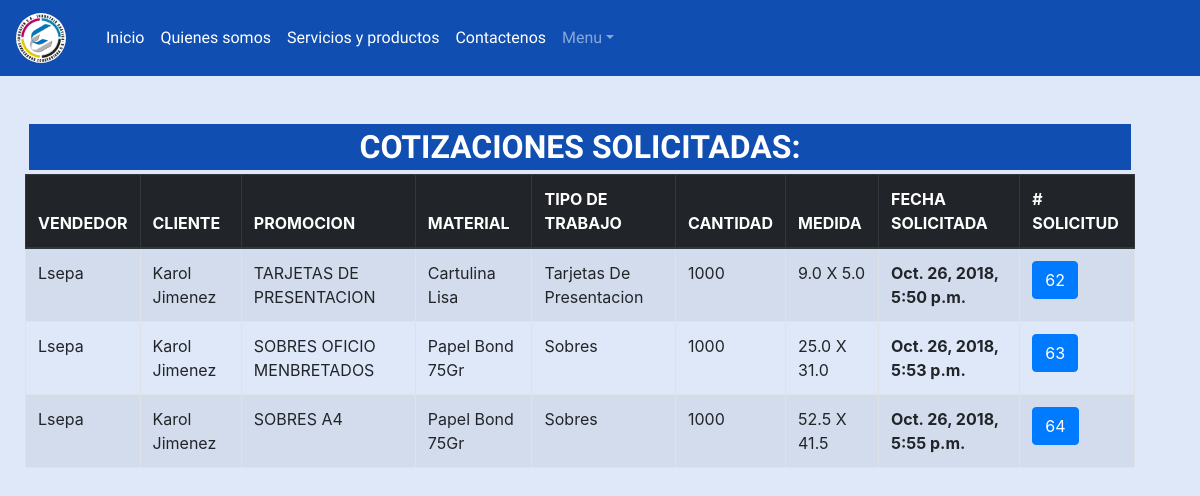
Screenshot of /solicitudes/ (signed in) with the database file from the repository.
### cotizacion/models.py (models this page shows, shortened)
class CotizacionesSolicitadas(models.Model):
    num_solicitud = models.AutoField(primary_key = True)
    vendedor = models.CharField(max_length=20, blank=True)
    trabajo = models.CharField(max_length=40)
    nombre_cliente = models.ForeignKey(Clientes, on_delete=models.PROTECT, related_name="client")
    tipo_trabajo = models.CharField(max_length=30,null=True,blank=True)
    cantidad = models.IntegerField()
    material = models.CharField(max_length=30,null=True,blank=True)
    descripcion_material = models.CharField(max_length=30,null=True,blank=True)
    medida_alto = models.FloatField(null=True,blank=True,validators=[MaxValueValidator(99)])
    medida_ancho = models.FloatField(null=True,blank=True,validators=[MaxValueValidator(99)])
    impresion_tiro = models.CharField(max_length=30,null=True,blank=True)
    impresion_retiro = models.CharField(max_length=30,null=True,blank=True)
    uv = models.CharField(max_length=30,null=True,blank=True)
    laminado = models.CharField(max_length=30,null=True,blank=True)
    troquelado = models.CharField(max_length=30,null=True,blank=True)
    material2 = models.CharField(max_length=30,null=True,blank=True,default="")
    medida_alto_2 = models.FloatField(null=True,blank=True,validators=[MaxValueValidator(99)], default=0)
    medida_ancho_2 = models.FloatField(null=True,blank=True,validators=[MaxValueValidator(99)], default=0)
    descripcion_material2 = models.CharField(max_length=30,null=True,blank=True,default="")
    impresion_tiro2 = models.CharField(max_length=30,null=True,blank=True,default="")
    impresion_retiro2 = models.CharField(max_length=30,null=True,blank=True,default="")
    uv2 = models.CharField(max_length=30,null=True,blank=True,default="")
    laminado2 = models.CharField(max_length=30,null=True,blank=True,default="")
    troquelado2 = models.CharField(max_length=30,null=True,blank=True,default="")
    material3 = models.CharField(max_length=30,null=True,blank=True,default="")
    medida_alto_3 = models.FloatField(null=True,blank=True,validators=[MaxValueValidator(99)], default=0)
    medida_ancho_3 = models.FloatField(null=True,blank=True,validators=[MaxValueValidator(99)], default=0)
    descripcion_material3 = models.CharField(max_length=30,null=True,blank=True,default="")
    impresion_tiro3 = models.CharField(max_length=30,null=True,blank=True,default="")
    impresion_retiro3 = models.CharField(max_length=30,null=True,blank=True,default="")
    uv3 = models.CharField(max_length=30,null=True,blank=True,default="")
    laminado3 = models.CharField(max_length=30,null=True,blank=True,default="")
    troquelado3 = models.CharField(max_length=30,null=True,blank=True,default="")
    material4 = models.CharField(max_length=30,null=True,blank=True, default="")
    medida_alto_4 = models.FloatField(null=True,blank=True,validators=[MaxValueValidator(99)], default=0)
    medida_ancho_4 = models.FloatField(null=True,blank=True,validators=[MaxValueValidator(99)], default=0)
    descripcion_material4 = models.CharField(max_length=30,null=True,blank=True, default="")
    impresion_tiro4 = models.CharField(max_length=30,null=True,blank=True, default="")
    impresion_retiro4 = models.CharField(max_length=30,null=True,blank=True, default="")
    uv4 = models.CharField(max_length=30,null=True,blank=True, default="")
    laminado4 = models.CharField(max_length=30,null=True,blank=True, default="")
    troquelado4 = models.CharField(max_length=30,null=True,blank=True, default="")
    material5 = models.CharField(max_length=30,null=True,blank=True, default="")
    medida_alto_5 = models.FloatField(null=True,blank=True,validators=[MaxValueValidator(99)],default=0)
    medida_ancho_5 = models.FloatField(null=True,blank=True,validators=[MaxValueValidator(99)],default=0)
    descripcion_material5 = models.CharField(max_length=30,null=True,blank=True, default="")
    impresion_tiro5 = models.CharField(max_length=30,null=True,blank=True, default="")
    impresion_retiro5 = models.CharField(max_length=30,null=True,blank=True, default="")
    uv5 = models.CharField(max_length=30,null=True,blank=True, default="")
    laminado5 = models.CharField(max_length=30,null=True,blank=True, default="")
    troquelado5 = models.CharField(max_length=30,null=True,blank=True, default="")
    cantidad2 = models.IntegerField(null=True, blank=True, default=0)
    cantidad3 = models.IntegerField(null=True, blank=True, default =0)
    fecha_solicitada = models.DateTimeField(auto_now_add=True)
    detalles = models.CharField(max_length=300, blank=True,null=True)
    fecha_completada = models.DateTimeField(auto_now=True)
    cotizador = models.CharField(max_length=20, blank=True)
    numero_cotizacion = models.CharField(max_length=20, blank=True)
    imagen = models.ImageField(upload_to="uploads/", blank=True, null=True, default="none")
    procesado_por = models.CharField(max_length=25,default=" ",blank=True)
    solicitud_ot = models.CharField(max_length=20, blank=True, default= "")
    num_ot_relacionada = models.CharField(max_length=20, blank=True, default= "")
    def __str__(self):
        return "#{},cliente: {},trabajo: {}".format(str(self.num_solicitud),str(self.nombre_cliente),str(self.tipo_trabajo))

class Clientes(models.Model):
    nombre = models.CharField(max_length=40, unique=True)
    vendedor_asociado = models.ForeignKey(Usuarios, on_delete=models.PROTECT)
    usuario = models.CharField(max_length=20, blank=True)
    def __str__(self):
        return self.nombre

### cotizacion/views.py (the view, shortened to what this page needs)
# urls.py: path("solicitudes/",views.solicitudes_existentes, name="solicitudes_existentes"),
@login_required
def solicitudes_existentes(request):
    buscar = False
    if request.method == "GET":
        if request.user.categoria == "VEN":
            cotizaciones_existentes = CotizacionesSolicitadas.objects.all().filter(cotizador__exact="").filter(vendedor=request.user)
        else:
            cotizaciones_existentes = CotizacionesSolicitadas.objects.all().filter(cotizador__exact="")
        print(cotizaciones_existentes)
        return render(request, "solicitudes_existentes.html",{"cotizaciones_existentes":cotizaciones_existentes,"buscar":buscar})

### templates/solicitudes_existentes.html (shortened to what this page needs)
{% extends "base.html" %}
{% block content %}
{% if buscar == False %}
<div class="container">
{% if cotizaciones_existentes.exists %}
<h2>COTIZACIONES SOLICITADAS:</h2>
<table class="table table-striped table-bordered">
<thead class="thead-dark">
  <th>VENDEDOR</th>
  <th>CLIENTE</th>
  <th>PROMOCION</th>
  <th>MATERIAL</th>
  <th>TIPO DE TRABAJO</th>
  <th>CANTIDAD</th>
  <th>MEDIDA</th>
  <th>FECHA SOLICITADA</th>
  <th># SOLICITUD</th>
  </thead>
{% for cotizaciones in cotizaciones_existentes %}
<form enctype="multipart/form-data" method="POST">
<tr>
{% if cotizaciones.vendedor == user.username or user.categoria == "COT" or user.categoria == "ADM" %}
  <td>{{ cotizaciones.vendedor }} </td>
  <td>{{ cotizaciones.nombre_cliente }} </td>
  <td>{{ cotizaciones.trabajo }} </td>
  <td>{{ cotizaciones.material }} </td>
  <td>{{ cotizaciones.tipo_trabajo }} </td>
  <td>{{ cotizaciones.cantidad }} </td>
  <td>{{ cotizaciones.medida_alto }} X {{ cotizaciones.medida_ancho }} </td>
  <td><strong>{{ cotizaciones.fecha_solicitada }}</strong></td>
  <td>  <input type="submit" name="numero" class="btn btn-primary" value={{cotizaciones.num_solicitud}}></td>
  </tr>
  </form>
  {% endif %}
  {% endfor %}
  </div>
  {% else %}
  <h2>NO HAY COTIZACIONES</h2>
  {% endif %}
{% endif %}
{% endblock %}

### static/css_propio/style.css (style rules this page uses)
h2 { color: white; font-weight: bold; font-family: 'Exo 2', sans-serif; margin: 4px; padding: 4px; text-align: center; background-color: #104eb2; }
input { border-radius: 6px; }
.container { margin:10px; align-content: center; }
body { background-color: #dee8f9; }
td { font-weight: normal; }

### rows the page displays
CotizacionesSolicitadas: vendedor "Lsepa", nombre_cliente "Karol Jimenez", trabajo "TARJETAS DE PRESENTACION", material "Cartulina Lisa", tipo_trabajo "Tarjetas De Presentacion", cantidad "1000", medida_alto "9.0", medida_ancho "5.0", fecha_solicitada "Oct. 26, 2018, 5:50 p.m.", numero "62"
CotizacionesSolicitadas: vendedor "Lsepa", nombre_cliente "Karol Jimenez", trabajo "SOBRES OFICIO MENBRETADOS", material "Papel Bond 75Gr", tipo_trabajo "Sobres", cantidad "1000", medida_alto "25.0", medida_ancho "31.0", fecha_solicitada "Oct. 26, 2018, 5:53 p.m.", numero "63"
CotizacionesSolicitadas: vendedor "Lsepa", nombre_cliente "Karol Jimenez", trabajo "SOBRES A4", material "Papel Bond 75Gr", tipo_trabajo "Sobres", cantidad "1000", medida_alto "52.5", medida_ancho "41.5", fecha_solicitada "Oct. 26, 2018, 5:55 p.m.", numero "64"
